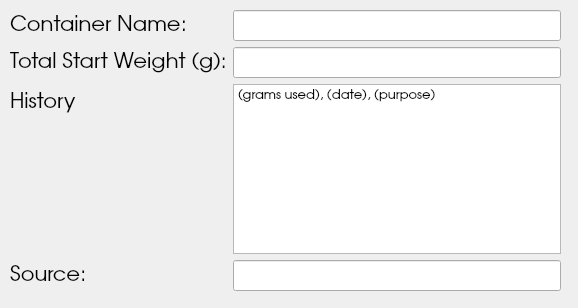
<?xml version="1.0" encoding="UTF-8"?>
<ui version="4.0">
 <class>Dialog</class>
 <widget class="QDialog" name="Dialog">
  <property name="geometry">
   <rect>
    <x>0</x>
    <y>0</y>
    <width>578</width>
    <height>308</height>
   </rect>
  </property>
  <property name="windowTitle">
   <string>Dialog</string>
  </property>
  <widget class="QWidget" name="formLayoutWidget">
   <property name="geometry">
    <rect>
     <x>10</x>
     <y>10</y>
     <width>551</width>
     <height>281</height>
    </rect>
   </property>
   <property name="font">
    <font>
     <family>URW Gothic L</family>
     <pointsize>16</pointsize>
    </font>
   </property>
   <layout class="QFormLayout" name="formLayout">
    <item row="0" column="0">
     <widget class="QLabel" name="label">
      <property name="font">
       <font>
        <family>URW Gothic L</family>
        <pointsize>16</pointsize>
       </font>
      </property>
      <property name="text">
       <string>Container Name:</string>
      </property>
     </widget>
    </item>
    <item row="0" column="1">
     <widget class="QLineEdit" name="lineContainerName">
      <property name="font">
       <font>
        <family>URW Gothic L</family>
        <pointsize>16</pointsize>
       </font>
      </property>
     </widget>
    </item>
    <item row="1" column="0">
     <widget class="QLabel" name="label_2">
      <property name="font">
       <font>
        <family>URW Gothic L</family>
        <pointsize>16</pointsize>
       </font>
      </property>
      <property name="text">
       <string>Total Start Weight (g):</string>
      </property>
     </widget>
    </item>
    <item row="1" column="1">
     <widget class="QLineEdit" name="lineWeight">
      <property name="font">
       <font>
        <family>URW Gothic L</family>
        <pointsize>16</pointsize>
       </font>
      </property>
     </widget>
    </item>
    <item row="2" column="0">
     <widget class="QLabel" name="label_3">
      <property name="font">
       <font>
        <family>URW Gothic L</family>
        <pointsize>16</pointsize>
       </font>
      </property>
      <property name="text">
       <string>History</string>
      </property>
     </widget>
    </item>
    <item row="2" column="1">
     <widget class="QTextEdit" name="textHistory">
      <property name="font">
       <font>
        <family>URW Gothic L</family>
        <pointsize>16</pointsize>
       </font>
      </property>
      <property name="html">
       <string>&lt;!DOCTYPE HTML PUBLIC &quot;-//W3C//DTD HTML 4.0//EN&quot; &quot;http://www.w3.org/TR/REC-html40/strict.dtd&quot;&gt;
&lt;html&gt;&lt;head&gt;&lt;meta name=&quot;qrichtext&quot; content=&quot;1&quot; /&gt;&lt;style type=&quot;text/css&quot;&gt;
p, li { white-space: pre-wrap; }
&lt;/style&gt;&lt;/head&gt;&lt;body style=&quot; font-family:'URW Gothic L'; font-size:16pt; font-weight:400; font-style:normal;&quot;&gt;
&lt;p style=&quot; margin-top:0px; margin-bottom:0px; margin-left:0px; margin-right:0px; -qt-block-indent:0; text-indent:0px;&quot;&gt;&lt;span style=&quot; font-family:'Sans'; font-size:10pt;&quot;&gt;(grams used), (date), (purpose)&lt;/span&gt;&lt;/p&gt;&lt;/body&gt;&lt;/html&gt;</string>
      </property>
     </widget>
    </item>
    <item row="3" column="0">
     <widget class="QLabel" name="label_5">
      <property name="font">
       <font>
        <family>URW Gothic L</family>
        <pointsize>16</pointsize>
       </font>
      </property>
      <property name="text">
       <string>Source:</string>
      </property>
     </widget>
    </item>
    <item row="3" column="1">
     <widget class="QLineEdit" name="lineCompanyName">
      <property name="font">
       <font>
        <family>URW Gothic L</family>
        <pointsize>16</pointsize>
       </font>
      </property>
     </widget>
    </item>
   </layout>
  </widget>
 </widget>
 <resources/>
 <connections/>
</ui>
